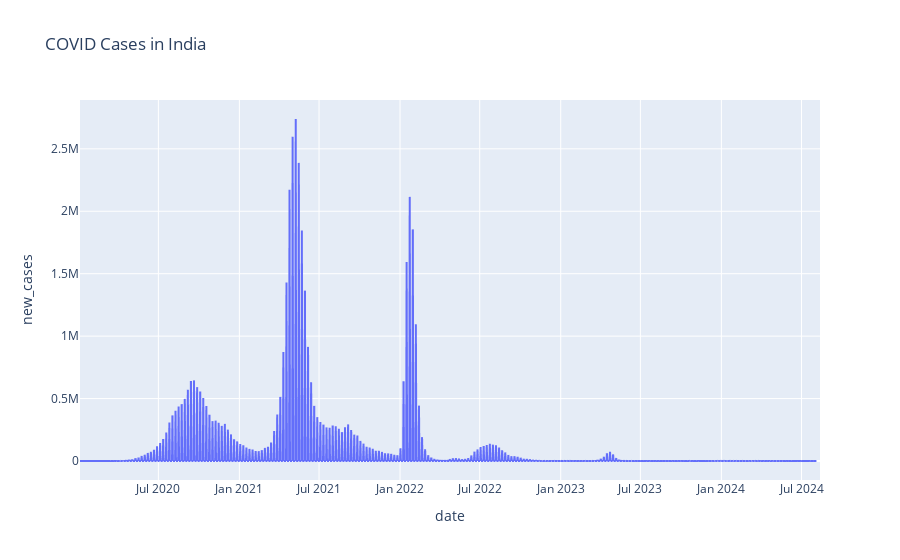

The cell this chart's notebook holds for it:
### Code cell
fig = px.line(filtered_df, x='date', y='new_cases', title=f"COVID Cases in {selected_country}")
fig.show()

### Figure 1 — Plotly figure (JSON) as saved in the notebook; plotly's stock layout.template omitted (floating-point values rounded to 4 significant figures; data arrays with more than 128 entries replaced by an {"elided": "..."} marker saying what was removed)
{"data": [{"hovertemplate": "date=%{x}<br>new_cases=%{y}<extra></extra>", "legendgroup": "", "line": {"color": "#636efa", "dash": "solid"}, "marker": {"symbol": "circle"}, "mode": "lines", "name": "", "showlegend": false, "type": "scattergl", "x": {"elided": "1682 str values"}, "xaxis": "x", "y": {"elided": "1682 int values"}, "yaxis": "y"}], "layout": {"autosize": true, "legend": {"tracegroupgap": 0}, "title": {"text": "COVID Cases in India"}, "xaxis": {"anchor": "y", "autorange": true, "domain": [0, 1], "range": ["2020-01-05", "2024-08-12"], "title": {"text": "date"}, "type": "date"}, "yaxis": {"anchor": "x", "autorange": true, "domain": [0, 1], "range": [-152200.0, 2891000.0], "title": {"text": "new_cases"}, "type": "linear"}}}
